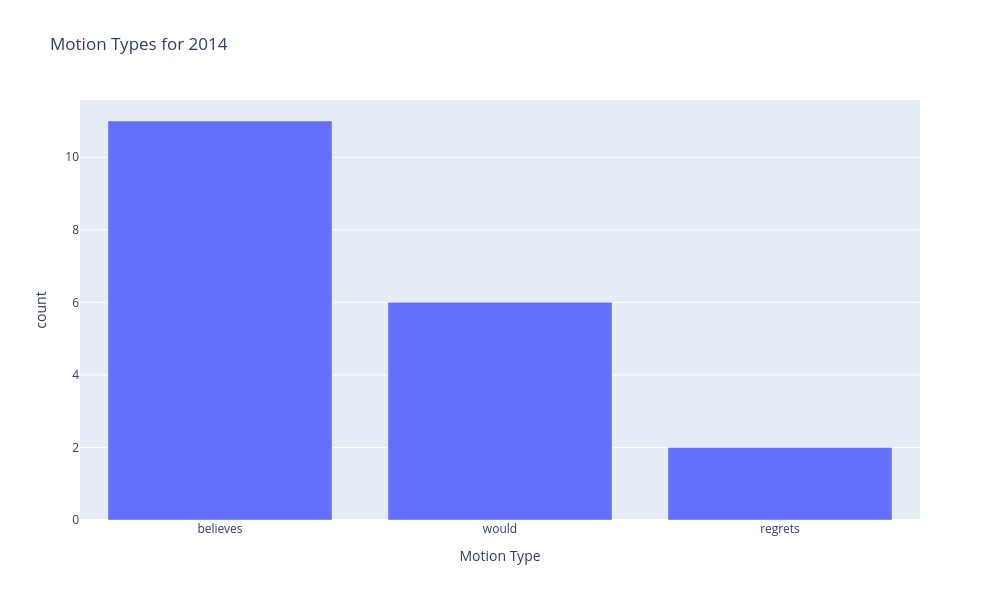

The notebook cell this image was saved under:
### Code cell
year_counts = df_earliest_year.value_counts('Motion Type')

px.bar(
    year_counts, 
    y='count', 
    title=f'Motion Types for {int(earliest_year)}',
    labels={'Motion Type': 'Motion Type'},
    height=600,
    width=1000
).show()

### Figure 1 — Plotly figure (JSON) as saved in the notebook; plotly's stock layout.template omitted (floating-point values rounded to 4 significant figures)
{"data": [{"hovertemplate": "Motion Type=%{x}<br>count=%{y}<extra></extra>", "legendgroup": "", "marker": {"color": "#636efa", "pattern": {"shape": ""}}, "name": "", "orientation": "v", "showlegend": false, "textposition": "auto", "type": "bar", "x": ["believes", "would", "regrets"], "xaxis": "x", "y": [11, 6, 2], "yaxis": "y"}], "layout": {"barmode": "relative", "height": 600, "legend": {"tracegroupgap": 0}, "title": {"text": "Motion Types for 2014"}, "width": 1000, "xaxis": {"anchor": "y", "domain": [0, 1], "title": {"text": "Motion Type"}}, "yaxis": {"anchor": "x", "domain": [0, 1], "title": {"text": "count"}}}}
